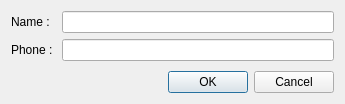
<?xml version="1.0" encoding="UTF-8"?>
<ui version="4.0">
 <class>Dialog</class>
 <widget class="QDialog" name="Dialog">
  <property name="geometry">
   <rect>
    <x>0</x>
    <y>0</y>
    <width>345</width>
    <height>104</height>
   </rect>
  </property>
  <property name="windowTitle">
   <string>Dialog</string>
  </property>
  <layout class="QGridLayout" name="gridLayout">
   <item row="0" column="0">
    <layout class="QFormLayout" name="formLayout">
     <item row="0" column="0">
      <widget class="QLabel" name="label">
       <property name="text">
        <string>Name : </string>
       </property>
      </widget>
     </item>
     <item row="0" column="1">
      <widget class="QLineEdit" name="wdInputName"/>
     </item>
     <item row="1" column="0">
      <widget class="QLabel" name="label_2">
       <property name="text">
        <string>Phone : </string>
       </property>
      </widget>
     </item>
     <item row="1" column="1">
      <widget class="QLineEdit" name="wdInputPhone"/>
     </item>
    </layout>
   </item>
   <item row="1" column="0">
    <widget class="QDialogButtonBox" name="buttonBox">
     <property name="orientation">
      <enum>Qt::Horizontal</enum>
     </property>
     <property name="standardButtons">
      <set>QDialogButtonBox::Cancel|QDialogButtonBox::Ok</set>
     </property>
    </widget>
   </item>
  </layout>
 </widget>
 <resources/>
 <connections>
  <connection>
   <sender>buttonBox</sender>
   <signal>accepted()</signal>
   <receiver>Dialog</receiver>
   <slot>accept()</slot>
   <hints>
    <hint type="sourcelabel">
     <x>248</x>
     <y>254</y>
    </hint>
    <hint type="destinationlabel">
     <x>157</x>
     <y>274</y>
    </hint>
   </hints>
  </connection>
  <connection>
   <sender>buttonBox</sender>
   <signal>rejected()</signal>
   <receiver>Dialog</receiver>
   <slot>reject()</slot>
   <hints>
    <hint type="sourcelabel">
     <x>316</x>
     <y>260</y>
    </hint>
    <hint type="destinationlabel">
     <x>286</x>
     <y>274</y>
    </hint>
   </hints>
  </connection>
 </connections>
</ui>
